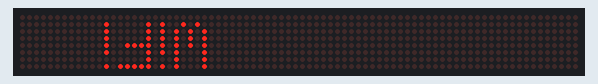
Recording of a sketch running on a simulated ESP8266 (NodeMCU). Parts: 80×8 LED matrix. WiFi joins after 1.5 s; servers stay silent unless stated; the local clock reads 2024-03-15 10:24:30 at power-on unless the sketch sets it; what the sketch prints to the serial monitor is not drawn.

Above: at 0.2 s.
At 3.2 s:
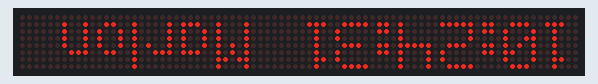
At 5.94 s:
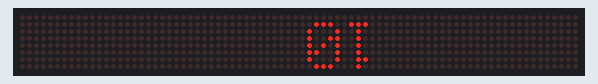
At 7.6 s:
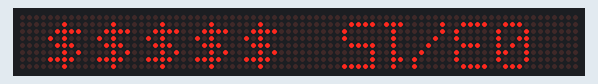
At 12.0 s:
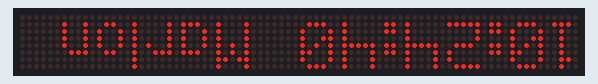
At 20.8 s:
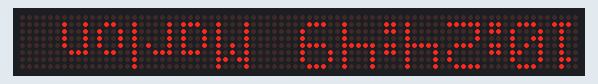

The sketch:

LED_Matriz.ino
```cpp
/*
 * ESP8266 WiFi Clock - Scroll Version (Final)
 * 專案名稱: 雙區顯示時鐘 (滑動切換內容)
 * 硬體架構: ESP-12F + 10x MAX7219 (FC16)
 * 佈局邏輯:
 * - 下排 (Zone 0): 0-4 -> 滑動顯示 日期 <-> 時間
 * - 上排 (Zone 1): 5-9 -> 滑動顯示 "Marlon" <-> "$$$$$"
 * * 功能更新:
 * - 改用 PA_SCROLL_LEFT (向左滑動)
 * - 使用 getZoneStatus() 判斷動畫結束才切換內容
 */

#include <ESP8266WiFi.h>
#include <time.h>
#include <MD_Parola.h>
#include <MD_MAX72xx.h>
#include <SPI.h>

// 引入自定義檔案
#include "Font_Data.h"
#include "Quotes.h"

// --- WiFi 設定 ---
const char* ssid     = "IT-AP13";
const char* password = "greentea80342958";

// --- 時間設定 ---
#define NTP_SERVER1 "pool.ntp.org"
#define NTP_SERVER2 "time.nist.gov"

// --- 硬體設定 ---
#define HARDWARE_TYPE MD_MAX72XX::FC16_HW
#define MAX_DEVICES   10
#define CS_PIN        15

MD_Parola P = MD_Parola(HARDWARE_TYPE, CS_PIN, MAX_DEVICES);

// --- Zone 定義 ---
#define ZONE_LOWER  0 // 下排
#define ZONE_UPPER  1 // 上排

// --- 全域變數 ---
char timeBuffer[15];     // 存放 "HH:MM:SS"
char dateBuffer[12];     // 存放 "MM/DD"

// 狀態變數: false = 顯示第一種內容, true = 顯示第二種內容
bool lowerState = false; // false=日期, true=時間
bool upperState = false; // false=Marlon, true=$$$$$

// --- 動畫設定 ---
#define SCROLL_SPEED  40   // 捲動速度 (越小越快)
#define SCROLL_PAUSE  1500 // 停留在中間的時間 (毫秒)，這裡設為 1.5秒

void connectWiFi();
void syncTime();
void handleLowerZone();
void handleUpperZone();

void setup() {
  Serial.begin(115200);
  delay(100);
  Serial.println("\n[System] Starting Scroll Version...");

  // 1. 初始化螢幕
  P.begin(2);
  P.setIntensity(1);

  P.setZone(ZONE_LOWER, 0, 4);
  P.setZone(ZONE_UPPER, 5, 9);

  // 翻轉修正
  P.setZoneEffect(ZONE_LOWER, true, PA_FLIP_UD);
  P.setZoneEffect(ZONE_LOWER, true, PA_FLIP_LR);

  P.setZoneEffect(ZONE_UPPER, true, PA_FLIP_UD);
  P.setZoneEffect(ZONE_UPPER, true, PA_FLIP_LR);

  // 2. 連線階段 (靜態顯示)
  P.setFont(ZONE_LOWER, nullptr);
  P.setFont(ZONE_UPPER, nullptr);

  // 連線時使用 PRINT 模式，比較清楚
  P.displayZoneText(ZONE_UPPER, "WiFi", PA_CENTER, 0, 0, PA_PRINT, PA_NO_EFFECT);
  P.displayAnimate();
  connectWiFi();

  P.displayZoneText(ZONE_UPPER, "Sync", PA_CENTER, 0, 0, PA_PRINT, PA_NO_EFFECT);
  P.displayAnimate();
  syncTime();

  // 3. 初始化正式顯示 (設定為 SCROLL 模式)
  P.displayClear();

  // 設定初始文字與動畫模式
  // 參數: Text, Align, Speed, Pause, EffectIn, EffectOut

  // 下排初始: 日期
  P.displayZoneText(ZONE_LOWER, dateBuffer, PA_CENTER, SCROLL_SPEED, SCROLL_PAUSE, PA_SCROLL_LEFT, PA_SCROLL_LEFT);

  // 上排初始: Marlon
  P.displayZoneText(ZONE_UPPER, "Marlon", PA_CENTER, SCROLL_SPEED, SCROLL_PAUSE, PA_SCROLL_LEFT, PA_SCROLL_LEFT);
}

void loop() {
  // 1. 動畫核心 (必須持續呼叫)
  // 當動畫完成時 (EffectOut 結束)，displayAnimate() 會返回 true
  P.displayAnimate();

  // 2. 檢查各 Zone 狀態，如果動畫結束，就切換內容
  if (P.getZoneStatus(ZONE_LOWER)) {
    handleLowerZone();
  }

  if (P.getZoneStatus(ZONE_UPPER)) {
    handleUpperZone();
  }
}

// --- 下排邏輯 (日期 <-> 時間) ---
void handleLowerZone() {
  time_t now = time(nullptr);
  struct tm* p_tm = localtime(&now);

  // 切換狀態
  lowerState = !lowerState;

  // 數字都使用預設字型
  P.setFont(ZONE_LOWER, nullptr);

  if (lowerState == false) {
    // 顯示 日期
    sprintf(dateBuffer, "%02d/%02d", p_tm->tm_mon + 1, p_tm->tm_mday);
    P.setTextBuffer(ZONE_LOWER, dateBuffer);
  } else {
    // 顯示 時間
    sprintf(timeBuffer, "%02d:%02d:%02d", p_tm->tm_hour, p_tm->tm_min, p_tm->tm_sec);
    P.setTextBuffer(ZONE_LOWER, timeBuffer);
  }

  // 重置動畫，讓新文字開始滑動
  P.displayReset(ZONE_LOWER);
}

// --- 上排邏輯 (Marlon <-> $$$$$) ---
void handleUpperZone() {
  // 切換狀態
  upperState = !upperState;

  if (upperState == false) {
    // 顯示 "Marlon" (英文使用預設字型)
    P.setFont(ZONE_UPPER, nullptr);
    P.setTextBuffer(ZONE_UPPER, "Marlon");
  } else {
    // 顯示 "$$$$$" (符號在自定義字型中)
    P.setFont(ZONE_UPPER, ChineseFont);
    P.setTextBuffer(ZONE_UPPER, "$$$$$");
  }

  // 重置動畫
  P.displayReset(ZONE_UPPER);
}

void connectWiFi() {
  Serial.print("[WiFi] Connecting to ");
  Serial.println(ssid);
  WiFi.mode(WIFI_STA);
  WiFi.begin(ssid, password);

  unsigned long startAttempt = millis();
  while (WiFi.status() != WL_CONNECTED && millis() - startAttempt < 15000) {
    delay(500);
    Serial.print(".");
  }

  if (WiFi.status() == WL_CONNECTED) {
    Serial.println("\n[WiFi] Connected");
    Serial.print("IP: ");
    Serial.println(WiFi.localIP());
  } else {
    Serial.println("\n[WiFi] Failed");
  }
}

void syncTime() {
  configTime(28800, 0, NTP_SERVER1, NTP_SERVER2);

  Serial.print("[NTP] Syncing");
  time_t now = time(nullptr);
  unsigned long startAttempt = millis();
  while (now < 100000 && millis() - startAttempt < 20000) {
    delay(500);
    Serial.print(".");
    now = time(nullptr);
  }
  Serial.println(now > 100000 ? "\n[NTP] Synced" : "\n[NTP] Failed");
}
```

Quotes.h
```cpp
#ifndef QUOTES_H
#define QUOTES_H

/*
 * Quotes.h
 * 存放 LED 矩陣顯示的金句編碼資料
 * * 說明：
 * - 這些 hex code 對應 Font_Data.h 中的中文字型定義。
 * - 目前主程式(Final Version) 暫時只用 Font_Data.h 來顯示 "你好"，
 * 這個檔案是為了保留給之後如果要切換回「跑馬燈模式」使用。
 */

const char* quoteStrings[] = {
  "\x8B\x8A\x85\x93\x83\x8A\x8D\x8C", // 沒有奇蹟只有累積
  "\x95\x96\x92\x91\x92\x84\x89\x97\x92\x8F\x92\x86", // 金錢越賺越多時 間越花越少
  "\x90\x94\x98\x99", // 講重點！
  "\x80\x8E\x88\x81\x87\x82\x84\x86\x80", // 人脈是你幫助多少人
};

// 自動計算金句數量
const int QUOTE_COUNT = sizeof(quoteStrings) / sizeof(quoteStrings[0]);

#endif
```

Source omitted: Font_Data.h (data table, 3489 bytes)

Measured:
- what the display in image 0 shows lasts 1.5 s, from 0.1 s to 1.6 s
- what the display in image 1 shows lasts 1.3 s, from 3.2 s to 4.5 s
- what the display in image 3 shows lasts 1.3 s, from 7.5 s to 8.8 s
- what the display in image 4 shows lasts 1.2 s, from 11.9 s to 13.1 s
- what the display in image 5 shows lasts 0.9 s, from 20.7 s to 21.6 s
